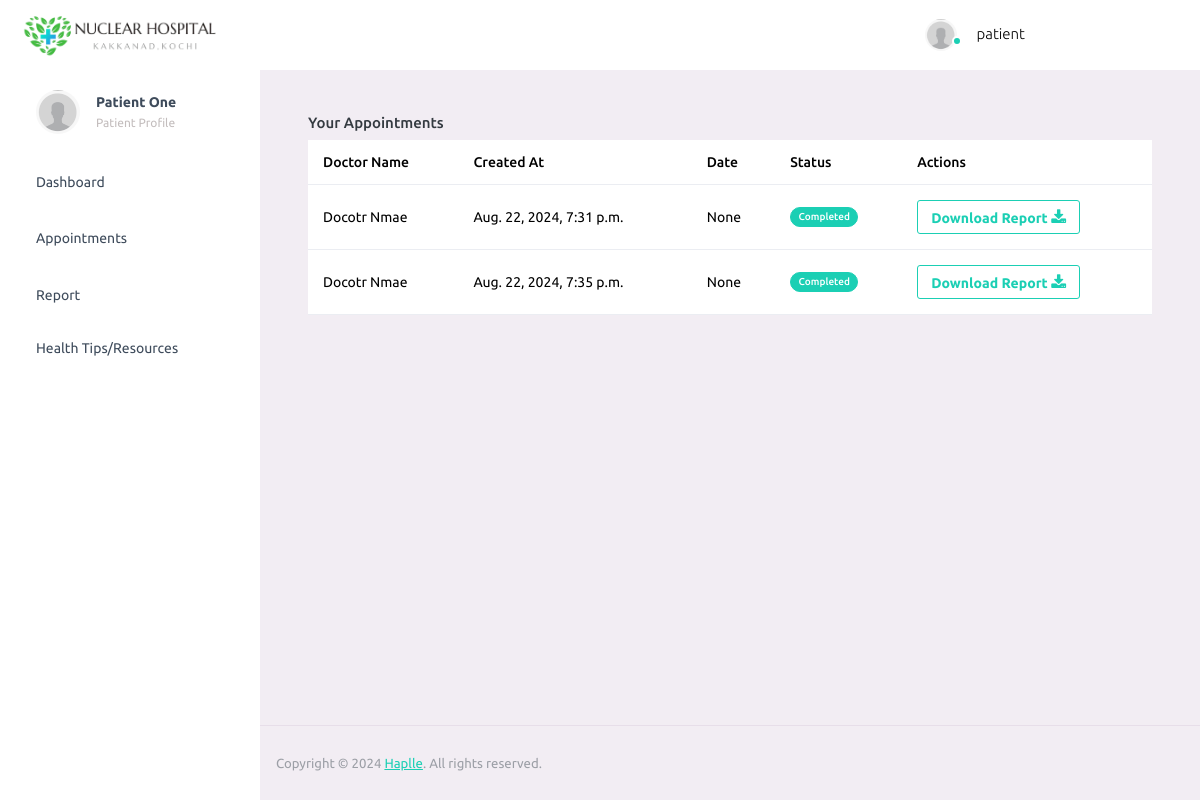
The page /appointments/ (signed in) on the database as committed earlier.
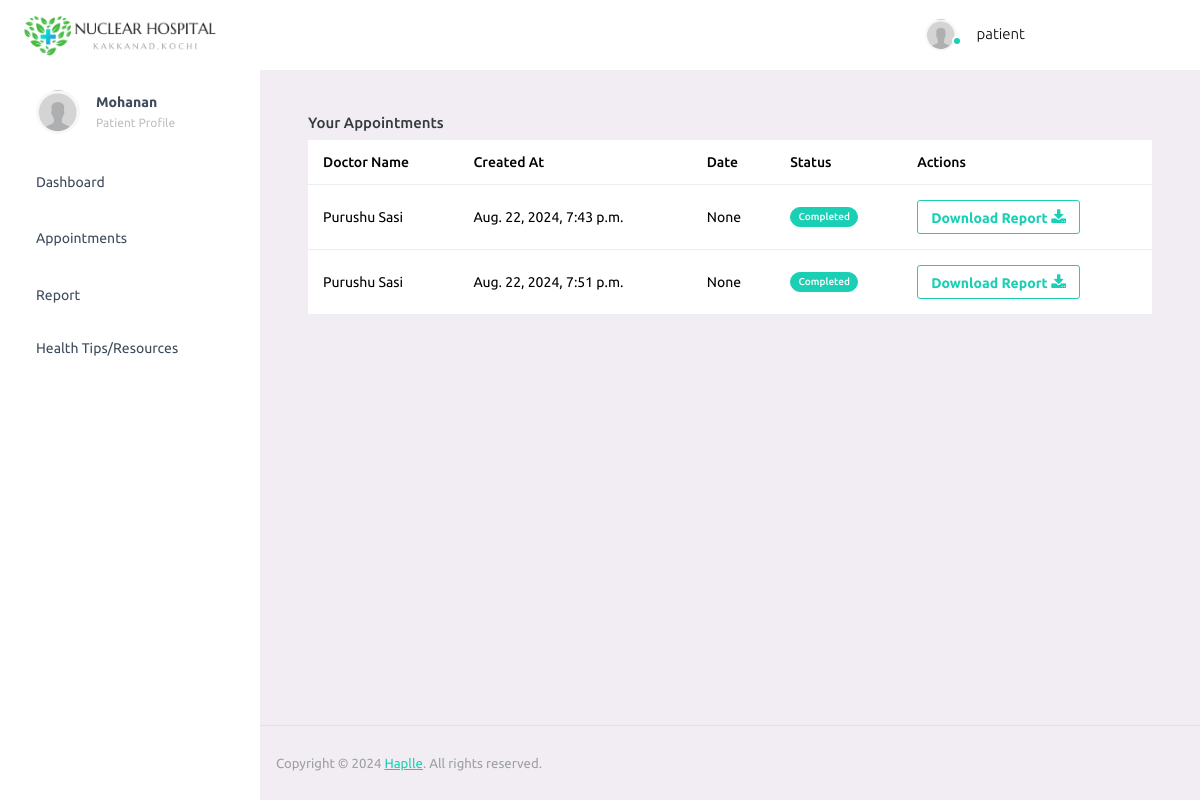
The same page on the database as committed later.
### hospital/models.py (models this page shows, shortened)
class UserProfile(models.Model):
    USER_TYPE_CHOICES = (
        ('patient', 'Patient'),
        ('doctor', 'Doctor'),
        ('admin', 'Admin'),
    )
    DEPARTMENTS = (
        ('cardiology', 'Cardiology'),
        ('neurology', 'Neurology'),
        ('oncology', 'Oncology'),
        ('orthopedics', 'Orthopedics'),
        ('pediatrics', 'Pediatrics'),
        ('gynaecology', 'Gynaecology'),
        ('general', 'General'),
        ('emergency', 'Emergency'),
    )
    STATUS = (
        ('pending', 'Pending'),
        ('confirmed', 'Confirmed'),
        ('cancelled', 'Cancelled'),
    )
    user = models.OneToOneField(User, on_delete=models.CASCADE, related_name='profile')
    username = models.CharField(max_length=20, blank=True, null=True)
    name = models.CharField(max_length=20, blank=True, null=True)
    age = models.IntegerField(blank=True, null=True)
    address = models.TextField(blank=True, null=True)
    email = models.EmailField(max_length=50, blank=True, null=True)
    department = models .CharField(max_length=20, choices=DEPARTMENTS, blank=True, null=True)
    phone_no = models.CharField(max_length=20, blank=True, null=True)
    first_name = models.CharField(max_length=20, blank=True, null=True)
    last_name = models.CharField(max_length=20, blank=True, null=True)
    user_type = models.CharField(max_length=10, choices=USER_TYPE_CHOICES)
    status = models.CharField(max_length=10, choices=STATUS, default='pending')
    doctor_availability = models.BooleanField(default=False)

class Appointment(models.Model):
    APPOINTMENT_STATUS = (
        ('pending', 'Pending'),
        ('confirmed', 'Confirmed'),
        ('rescheduled', 'Rescheduled'),
        ('cancelled', 'Cancelled'),
        ('completed', 'Completed'),
    )
    patient = models.ForeignKey(
        User,
        on_delete=models.CASCADE,
        related_name='appointments_as_patient',
        limit_choices_to={'profile__user_type': 'patient'}
    )
    doctor = models.ForeignKey(
        User,
        on_delete=models.CASCADE,
        related_name='appointments_as_doctor',
        limit_choices_to={'profile__user_type': 'doctor'}
    )
    dob = models.DateField(null=True)
    appointment_date = models.DateTimeField(null=True)
    reason_for_visit = models.TextField(blank=True, null=True)
    status = models.CharField(max_length=15, choices=APPOINTMENT_STATUS, default='pending')
    created_at = models.DateTimeField(auto_now_add=True)
    updated_at = models.DateTimeField(auto_now=True)
    payment_status = models.BooleanField(default=False)

### hospital/views.py (the view)
# urls.py: path('appointments/', views.patient_appointments_view, name='appointments'),
@login_required
def patient_appointments_view(request):
    user = request.user
    user_profile = get_object_or_404(UserProfile, user=user)
    appointments = Appointment.objects.filter(patient=user)
    context = {
        'appointments':appointments,
        'user_profile': user_profile
    }
    return render(request, 'patient/appointments.html',context)

### hospital/templates/patient/appointments.html (shortened to what this page needs)
{% extends 'patient/dashboard.html' %}
{% block content %}
<div class="container">
    <div class="panel panel-primary">
      <div class="panel-heading">
        <h6 class="panel-title">Your Appointments</h6>
      </div>
      <table class="table " id="dev-table">
        <thead>
          <tr>
            <th>Doctor Name</th>
            <th>Created At</th>
            <th>Date</th>
            <th>Status</th>
            <th>Actions</th>
          </tr>
        </thead>
        {% for a in appointments %}
        <tr>
          <td> {{a.doctor.profile.name}}</td>
          <td>{{a.created_at}}</td>
          <td>{{a.appointment_date}}</td>
          <td>
            {% if a.status == 'pending' %}
                <label class="badge badge-danger">Pending</label>
            {% elif a.status == 'confirmed' %}
                <label class="badge badge-success">Confirmed</label>
            {% elif a.status == 'rescheduled' %}
                <label class="badge badge-warning">Rescheduled</label>
            {% elif a.status == 'cancelled' %}
                <label class="badge badge-info">Cancelled</label>
            {% elif a.status == 'completed' %}
                <label class="badge badge-success">Completed</label>
            {% endif %}
        </td>
        <td>
          {% if a.status == 'pending' %}
              <form method="POST" action="{% url 'cancel_appointment' a.id %}">
                {% csrf_token %}
                <button type="submit" class="btn btn-danger btn-sm">Cancel</button>
              </form>
              <a href="{% url 'reschedule_appointment' a.id %}" class="btn btn-warning btn-sm">Reschedule</a>
            {% elif a.status == 'cancelled' %}
              <a href="{% url 'reschedule_appointment' a.id %}" class="btn btn-warning btn-sm">Reschedule</a>
            {% elif a.status == 'completed' %}
              <a href="{% url 'download_checkup_report' a.id %}" class="btn btn-outline-success btn-sm">Download Report <i><i class="fa fa-download"></i></i> </a>
            {% endif %}
        </td>
        </tr>
        {% endfor %}
      </table>
    </div>
  </div>
{% endblock %}

### hospital/templates/patient/dashboard.html (shortened to what this page needs)
<!DOCTYPE html>
<html lang="en">
  <head>
    {% load static %}
    <link rel="stylesheet" href="{% static 'patient/assets/vendors/mdi/css/materialdesignicons.min.css' %}">
    <link rel="stylesheet" href="{% static 'patient/assets/vendors/ti-icons/css/themify-icons.css' %}">
    <link rel="stylesheet" href="{% static 'patient/assets/vendors/css/vendor.bundle.base.css' %}">
    <link rel="stylesheet" href="{% static 'patient/assets/vendors/font-awesome/css/font-awesome.min.css' %}">
    <link rel="stylesheet" href="{% static 'patient/assets/vendors/font-awesome/css/font-awesome.min.css' %}" />
    <link rel="stylesheet" href="{% static 'patient/assets/vendors/bootstrap-datepicker/bootstrap-datepicker.min.css' %}">
    <link rel="stylesheet" href="{% static 'patient/assets/css/style.css' %}">
  </head>
  <body>
    <div class="container-scroller">
      <nav class="navbar default-layout-navbar col-lg-12 col-12 p-0 fixed-top d-flex flex-row">
        <div class="text-center navbar-brand-wrapper d-flex align-items-center justify-content-start">
          <a class="" href="index.html"><img src="{% static 'patient/assets/images/logo.png' %}" alt="logo" width="200px" style="margin-left: 20px;"/></a>
        </div>
        <div class="navbar-menu-wrapper d-flex align-items-stretch">
          <button class="navbar-toggler navbar-toggler align-self-center" type="button" data-toggle="minimize">
            <span class="mdi mdi-menu"></span>
          </button>
          <ul class="navbar-nav navbar-nav-right">
            <li class="nav-item nav-profile dropdown">
              <a class="nav-link " href="#" data-bs-toggle="dropdown" aria-expanded="false">
                <div class="nav-profile-img">
                  <img src="{% static 'patient/assets/images/avatar.jpg' %}" alt="image">
                  <span class="availability-status online"></span>
                </div>
                <div class="nav-profile-text">
                  <p class="mb-1 text-black">{{ request.user.username }}</p>
                </div>
              </a>
            </li>
            <li class="nav-item d-none d-lg-block full-screen-link">
              <a class="nav-link">
                <i class="mdi mdi-fullscreen" id="fullscreen-button"></i>
              </a>
            </li>
            <li class="nav-item nav-logout d-none d-lg-block">
              <a class="nav-link" href="{% url 'logout' %}" onclick="return confirmLogout();">
                <i class="mdi mdi-logout"></i>
              </a>
            </li>
          </ul>
        </div>
      </nav>
      <div class="container-fluid page-body-wrapper">
        <nav class="sidebar sidebar-offcanvas" id="sidebar">
          <ul class="nav">
            <li class="nav-item nav-profile">
              <a href="#" class="nav-link">
                <div class="nav-profile-image">
                  <img src="{% static 'patient/assets/images/avatar.jpg' %}" alt="profile" />
                </div>
                <div class="nav-profile-text d-flex flex-column">
                  <span class="font-weight-bold mb-2">{{ user_profile.name }}</span>
                  <span class="text-secondary text-small">Patient Profile</span>
                </div>
                <i class="mdi mdi-bookmark-check text-success nav-profile-badge"></i>
              </a>
            </li>
            <li class="nav-item">
              <a class="nav-link" href="{% url 'patient_dashboard' %}">
                <span class="menu-title">Dashboard</span>
                <i class="mdi mdi-home menu-icon"></i>
              </a>
            </li>
            <li class="nav-item">
              <a class="nav-link" data-bs-toggle="collapse" href="{% url 'appointments' %}" aria-expanded="false" aria-controls="icons">
                <span class="menu-title">Appointments</span>
                <i class="mdi mdi-contacts menu-icon"></i>
              </a>
            </li>
            <li class="nav-item">
              <a class="nav-link" data-bs-toggle="collapse" href="#" aria-expanded="false" aria-controls="forms" onclick="alert('Download Report from appointment section by paying the bill');">
                <span class="menu-title">Report</span>
                <i class="mdi mdi-book menu-icon"></i>
              </a>
            </li>
            <li class="nav-item">
              <a class="nav-link" data-bs-toggle="collapse" href="{% url 'tips' %}" aria-expanded="false" aria-controls="forms">
                <span class="menu-title">Health Tips/Resources</span>
              </a>
            </li>
          </ul>
        </nav>
        <div class="main-panel">
          <div class="content-wrapper">
            {% block content %}{% endblock %}
          </div>
          <footer class="footer">
            <div class="d-sm-flex justify-content-center justify-content-sm-between">
              <span class="text-muted text-center text-sm-left d-block d-sm-inline-block">Copyright © 2024 <a href="#" target="_blank">Haplle</a>. All rights reserved.</span>
            </div>
          </footer>
        </div>
      </div>
    </div>
  </body>
</html>

Rows that differ between the two databases and show on the page:
removed Appointment: doctor.profile.name "Docotr Nmae", created_at "Aug. 22, 2024, 7:31 p.m.", appointment_date "None", status "Completed"
removed Appointment: doctor.profile.name "Docotr Nmae", created_at "Aug. 22, 2024, 7:35 p.m.", appointment_date "None", status "Completed"
changed UserProfile: name "Patient One" → "Mohanan"
added Appointment: doctor.profile.name "Purushu Sasi", created_at "Aug. 22, 2024, 7:43 p.m.", appointment_date "None", status "Completed"
added Appointment: doctor.profile.name "Purushu Sasi", created_at "Aug. 22, 2024, 7:51 p.m.", appointment_date "None", status "Completed"
